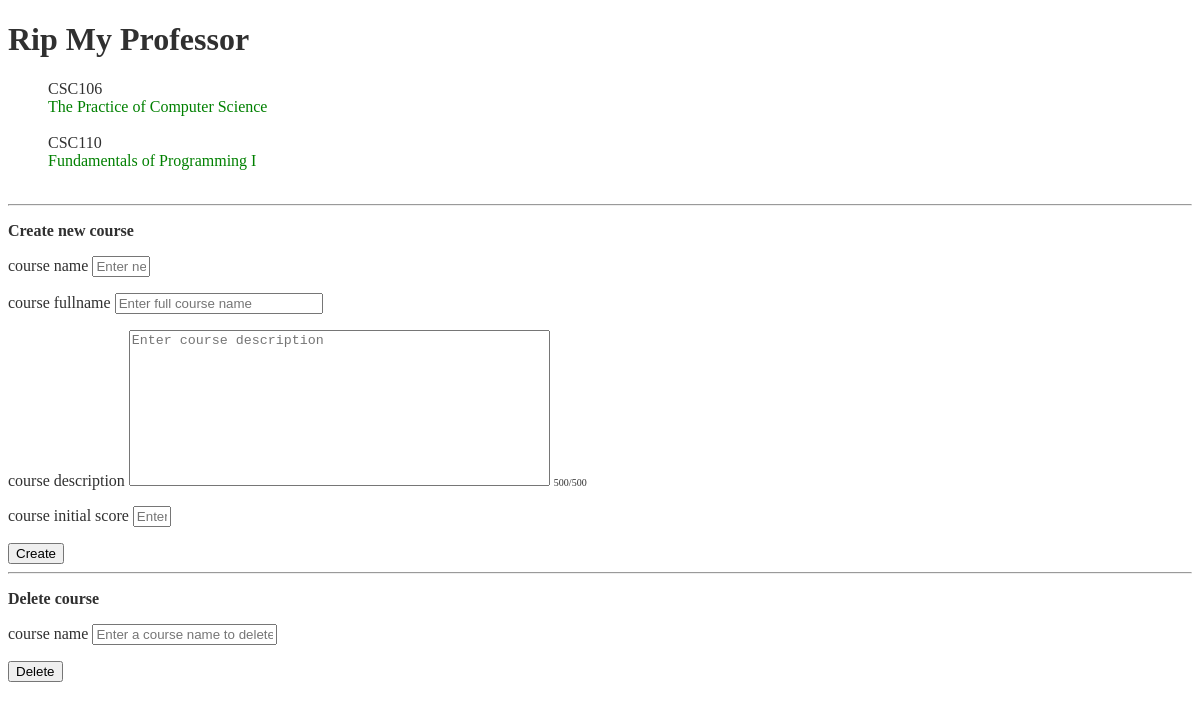
The app's page /courses/, older data.
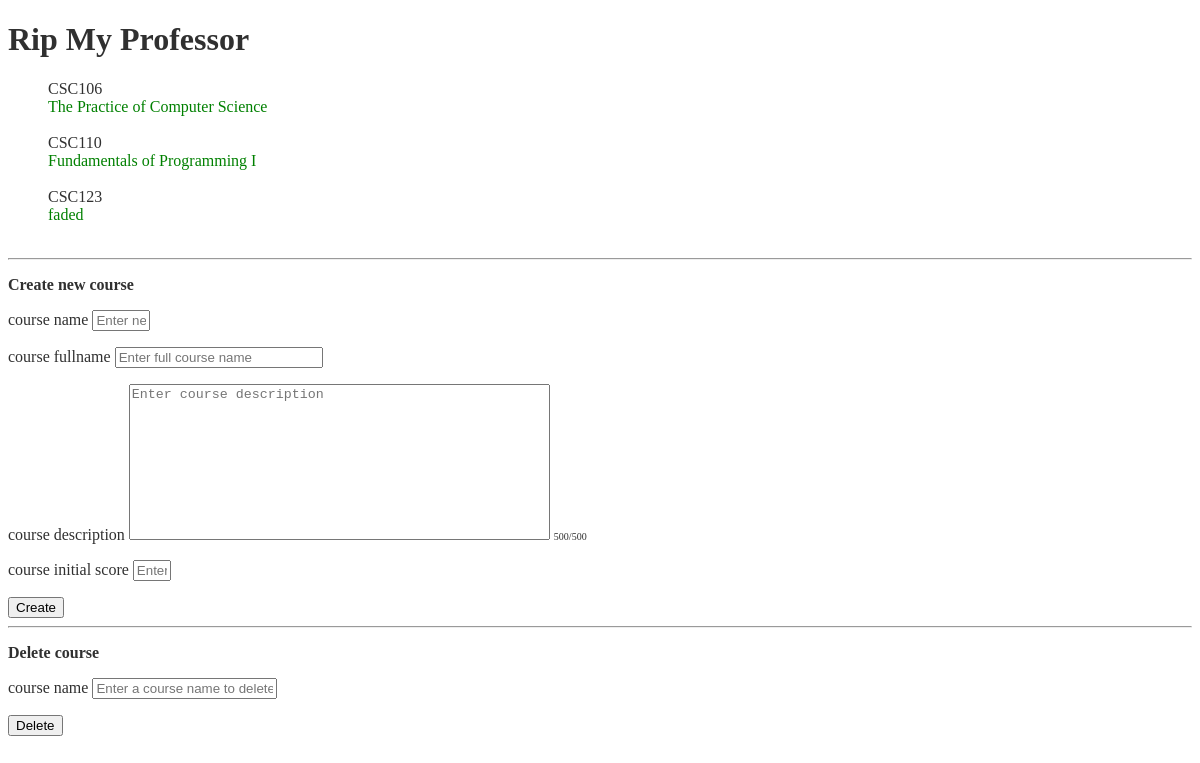
The same page, newer data.
### rip/models.py (models this page shows, shortened)
class courses(models.Model):
	name = models.CharField(max_length=8, blank=False)
	fullname = models.TextField(max_length=30)
	description = models.TextField(max_length=500,)
	score = models.FloatField(null=True, blank=True, default=5.0)

### rip/views.py (the view)
def index(request):
	if request.method == 'POST':
		if request.POST.get("action") == "add":
			course_name = request.POST.get("course_name")
			if not re.match('^[A-Z]{3,4}[0-9]{3}$', course_name):
				return render(request, 'rip/index.html', {'courses_list': get_all_courses(),})
			course_fullname = request.POST.get("course_fullname", "")
			course_description = request.POST.get("course_description", "")
			try:
				course_score_init = float(request.POST.get("course_score_initial", "5.0"))
			except Exception:
				course_score_init = 5
			if courses.objects.filter(name=course_name).count() != 0:
				courses.objects.filter(name=course_name).update(fullname=course_fullname, description=course_description, score=course_score_init)
			else:
				courses.objects.create(name=course_name, fullname=course_fullname, description=course_description, score=course_score_init)
		elif request.POST.get("action") == "delete":
			course_name = request.POST.get("course_name")
			courses.objects.filter(name=course_name).delete()
		update_cache()
		return redirect("http://127.0.0.1:8000/courses/")
	else:
		return render(request, 'rip/index.html', {'courses_list': get_all_courses(),})

### rip/services.py (called while the page is built)
def get_all_courses():
	if 'all_courses' in cache:
		return cache.get('all_courses')
	else:
		all_courses = list(courses.objects.order_by('name'))
		cache.set('all_courses', all_courses, 0)
		return all_courses

### rip/templates/rip/index.html (shortened to what this page needs)
<!DOCTYPE html>
<html>
<head>
{% load static %}
<link href="{% static 'css/index.css' %}" rel="stylesheet" type="text/css">
</head>
<body>
<h1 class="page_title">Rip My Professor</h1>
<div class="body_div">
	<div class="course_list_div">
		{% if courses_list %}
	    <ul>
	    	{% for course in courses_list %}
	    		<span>{{course.name}}</span>
	       		<li><a href="/courses/{{ course.name }}/">{{ course.fullname }}</a></li>
	        	<br>
	    	{% endfor %}
	    </ul>
		{% else %}
	    	<p>No rip are available.</p>
		{% endif %}
	</div>
	<hr>
	<div class="add_course_div">
		<p><b>Create new course</b></p>
		<form action="http://127.0.0.1:8000/courses/" method='post'>
		<label>course name</label>
		<input type="text" name="course_name" placeholder="Enter new course" class="input_course_name" required>
		<label>course fullname</label>
		<input type="text" name="course_fullname" placeholder="Enter full course name" class="input_course_fullname">
		<div>
			<div>
				<label>course description</label>
				<textarea type="text" name="course_description" placeholder="Enter course description" class="course_desc" rows="10" cols="50" maxlength="500" onkeyup="checkWord(this);"></textarea>
				<span id="wordCheck" class="wordCheck">500</span><span class="wordCheck">/500</span>
			</div>
		</div>
		<label>course initial score</label>
		<input type="text" name="course_score_initial" placeholder="Enter initial score" class="input_score">
		<button type="submit" name="action" value="add">Create</button>
		</form>
	</div>
	<hr>
	<div class="delete_course_div">
		<p><b>Delete course</b></p>
		<form action="http://127.0.0.1:8000/courses/" method='post'>
		<label>course name</label>
		<input type="text" name="course_name" placeholder="Enter a course name to delete" required>
		<button type="submit" name="action" value="delete">Delete</button>
		</form>
	</div>
</div>
</body>
</html>

Row changes from the older to the newer data that the page shows:
added courses: name "CSC123", fullname "faded"
